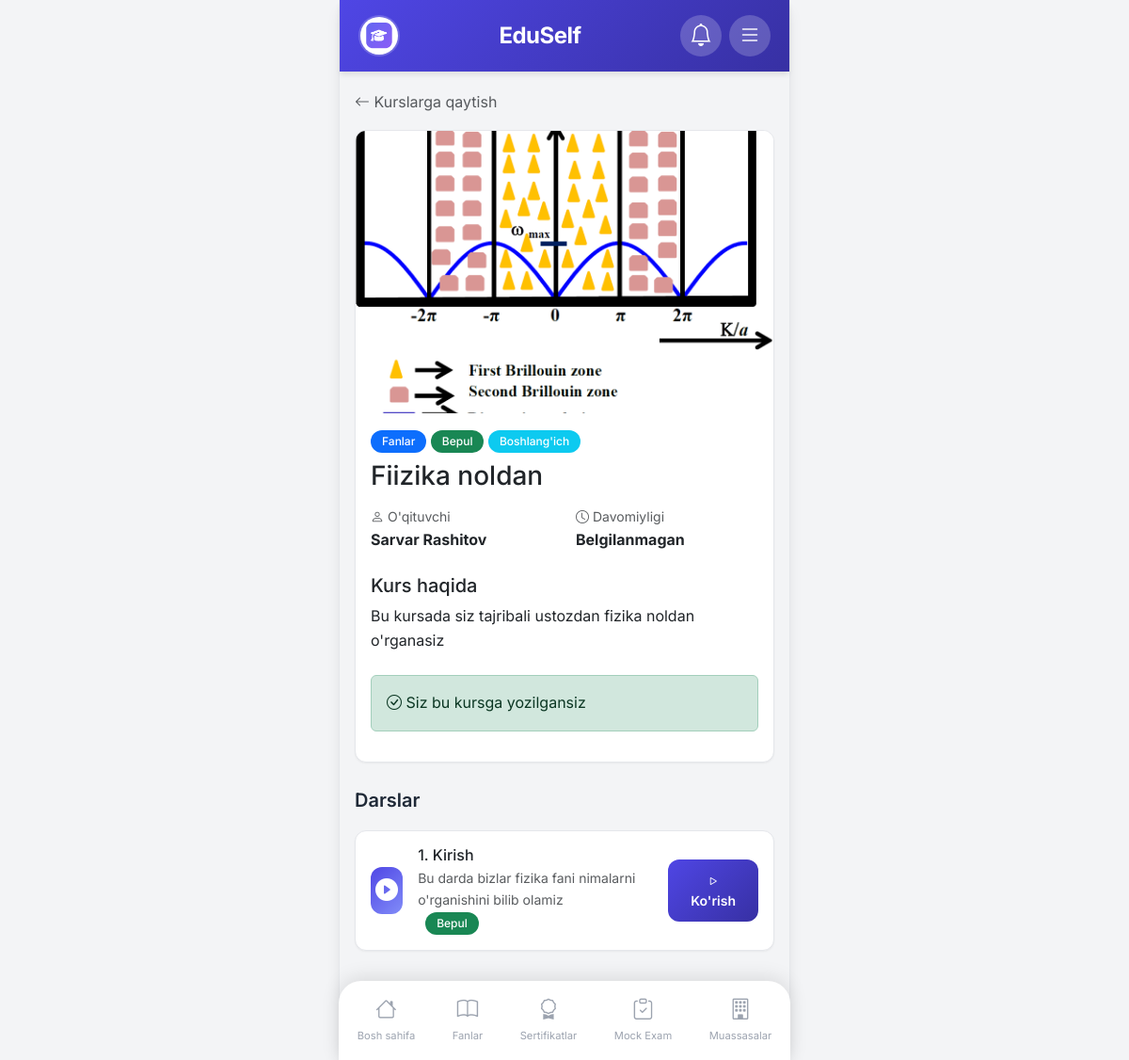
The page /courses/fiizika-noldan/ (signed in) on the database its author committed.
### accounts/models.py (models this page shows, shortened)
class User(AbstractUser):
    email = models.EmailField(unique=True)
    profile_image = models.ImageField(upload_to='profiles/', blank=True, null=True)
    bio = models.TextField(blank=True)
    created_at = models.DateTimeField(auto_now_add=True)
    updated_at = models.DateTimeField(auto_now=True)

### core/models.py (models this page shows, shortened)
class Course(models.Model):
    category = models.ForeignKey(CourseCategory, on_delete=models.CASCADE, related_name='courses', verbose_name="Kategoriya")
    title = models.CharField(max_length=300, verbose_name="Kurs nomi")
    slug = models.SlugField(max_length=300, unique=True, verbose_name="Slug")
    description = models.TextField(verbose_name="Tavsif")
    image = models.ImageField(upload_to='courses/', verbose_name="Kurs rasmi")
    instructor = models.CharField(max_length=200, verbose_name="O'qituvchi")
    duration = models.CharField(max_length=100, blank=True, verbose_name="Davomiyligi")
    level = models.CharField(max_length=50, choices=[
        ('beginner', 'Boshlang\'ich'),
        ('intermediate', 'O\'rta'),
        ('advanced', 'Yuqori')
    ], default='beginner', verbose_name="Daraja")
    price = models.DecimalField(max_digits=10, decimal_places=2, default=0, verbose_name="Narxi")
    is_free = models.BooleanField(default=False, verbose_name="Bepul")
    is_featured = models.BooleanField(default=False, verbose_name="Mashhur")
    is_active = models.BooleanField(default=True, verbose_name="Faol")
    order = models.PositiveIntegerField(default=0, verbose_name="Tartib")
    created_at = models.DateTimeField(auto_now_add=True)
    updated_at = models.DateTimeField(auto_now=True)
    class Meta:
        ordering = ['order', '-created_at']
        verbose_name = "Kurs"
        verbose_name_plural = "Kurslar"

class CourseCategory(models.Model):
    name = models.CharField(max_length=200, verbose_name="Kategoriya nomi")
    slug = models.SlugField(max_length=200, unique=True, verbose_name="Slug")
    description = models.TextField(blank=True, verbose_name="Tavsif")
    icon = models.CharField(max_length=50, default='bi-play-circle', verbose_name="Icon")
    image = models.ImageField(upload_to='course_categories/', blank=True, null=True, verbose_name="Rasm")
    order = models.PositiveIntegerField(default=0, verbose_name="Tartib")
    is_active = models.BooleanField(default=True, verbose_name="Faol")
    created_at = models.DateTimeField(auto_now_add=True)
    class Meta:
        ordering = ['order', 'name']
        verbose_name = "Kurs kategoriyasi"
        verbose_name_plural = "Kurs kategoriyalari"

class Lesson(models.Model):
    course = models.ForeignKey(Course, on_delete=models.CASCADE, related_name='lessons', verbose_name="Kurs")
    title = models.CharField(max_length=300, verbose_name="Dars nomi")
    description = models.TextField(verbose_name="Tavsif")
    content = models.TextField(verbose_name="Matnli ma'lumot")
    video_url = models.URLField(blank=True, verbose_name="Video URL (YouTube, Vimeo)")
    video_file = models.FileField(upload_to='lessons/videos/', blank=True, null=True, verbose_name="Video fayl")
    duration = models.CharField(max_length=50, blank=True, verbose_name="Davomiyligi")
    order = models.PositiveIntegerField(default=0, verbose_name="Tartib")
    is_free = models.BooleanField(default=False, verbose_name="Bepul dars")
    is_active = models.BooleanField(default=True, verbose_name="Faol")
    created_at = models.DateTimeField(auto_now_add=True)
    class Meta:
        ordering = ['order', 'created_at']
        verbose_name = "Dars"
        verbose_name_plural = "Darslar"

### core/views.py (the view)
# urls.py: path('courses/<slug:slug>/', views.course_detail_view, name='course_detail'),
def course_detail_view(request, slug):
    course = get_object_or_404(Course, slug=slug, is_active=True)
    lessons = course.lessons.filter(is_active=True)
    is_enrolled = False
    if request.user.is_authenticated:
        is_enrolled = CourseEnrollment.objects.filter(
            user=request.user,
            course=course
        ).exists()
    context = {
        'course': course,
        'lessons': lessons,
        'is_enrolled': is_enrolled,
    }
    return render(request, 'core/course_detail.html', context)

### core/context_processors.py (called while the page is built)
def site_settings(request):
    try:
        settings = SiteSettings.objects.first()
    except:
        settings = None
    return {'site_settings': settings}

def notifications(request):
    if request.user.is_authenticated:
        user_notifications = Notification.objects.filter(
            user=request.user,
            is_read=False
        )
        global_notifications = Notification.objects.filter(
            is_global=True,
            is_read=False
        )
        all_notifications = (user_notifications | global_notifications).distinct().order_by('-created_at')[:10]
        unread_count = all_notifications.count()
    else:
        all_notifications = []
        unread_count = 0
    return {
        'notifications': all_notifications,
        'unread_notifications_count': unread_count
    }

### templates/core/course_detail.html (shortened to what this page needs)
{% extends 'base.html' %}
{% block content %}
<a href="{% url 'core:courses' %}" class="text-decoration-none text-muted mb-3 d-inline-block">
    <i class="bi bi-arrow-left"></i> Kurslarga qaytish
</a>
<div class="card mb-4">
    {% if course.image %}
    <img src="{{ course.image.url }}" class="card-img-top" alt="{{ course.title }}" style="max-height: 300px; object-fit: cover;">
    {% endif %}
    <div class="card-body">
        <span class="badge bg-primary mb-2">{{ course.category.name }}</span>
        {% if course.is_free %}
        <span class="badge bg-success mb-2">Bepul</span>
        {% endif %}
        <span class="badge bg-info mb-2">{{ course.get_level_display }}</span>
        <h3 class="card-title mb-3">{{ course.title }}</h3>
        <div class="course-meta mb-4">
            <div class="row">
                <div class="col-6">
                    <small class="text-muted d-block">
                        <i class="bi bi-person"></i> O'qituvchi
                    </small>
                    <strong>{{ course.instructor }}</strong>
                </div>
                <div class="col-6">
                    <small class="text-muted d-block">
                        <i class="bi bi-clock"></i> Davomiyligi
                    </small>
                    <strong>{{ course.duration|default:"Belgilanmagan" }}</strong>
                </div>
            </div>
        </div>
        <div class="course-description mb-4">
            <h5>Kurs haqida</h5>
            <p>{{ course.description }}</p>
        </div>
        {% if user.is_authenticated %}
            {% if not is_enrolled %}
            <form method="post" action="{% url 'core:enroll_course' course.id %}">
                {% csrf_token %}
                <button type="submit" class="btn btn-primary btn-lg w-100">
                    <i class="bi bi-check-circle me-2"></i>Kursga yozilish
                </button>
            </form>
            {% else %}
            <div class="alert alert-success">
                <i class="bi bi-check-circle"></i> Siz bu kursga yozilgansiz
            </div>
            {% endif %}
        {% else %}
        <a href="{% url 'accounts:login' %}" class="btn btn-primary btn-lg w-100">
            <i class="bi bi-box-arrow-in-right me-2"></i>Kursga yozilish uchun kirish
        </a>
        {% endif %}
    </div>
</div>
<div class="section-title">Darslar</div>
{% if lessons %}
    {% for lesson in lessons %}
    <div class="card mb-3 lesson-card">
        <div class="card-body">
            <div class="d-flex align-items-center">
                <div class="lesson-icon me-3">
                    <i class="bi bi-play-circle-fill"></i>
                </div>
                <div class="flex-grow-1">
                    <h6 class="mb-1">{{ forloop.counter }}. {{ lesson.title }}</h6>
                    <p class="text-muted small mb-0">{{ lesson.description|truncatewords:15 }}</p>
                    {% if lesson.is_free %}
                    <span class="badge bg-success ms-2">Bepul</span>
                    {% endif %}
                </div>
                {% if is_enrolled or lesson.is_free or course.is_free %}
                <a href="{% url 'core:lesson_detail' course.slug lesson.id %}" class="btn btn-primary btn-sm">
                    <i class="bi bi-play"></i> Ko'rish
                </a>
                {% else %}
                <button class="btn btn-secondary btn-sm" disabled>
                    <i class="bi bi-lock"></i> Yopiq
                </button>
                {% endif %}
            </div>
        </div>
    </div>
    {% endfor %}
{% else %}
    <div class="empty-state">
        <i class="bi bi-play-circle"></i>
        <p>Hozircha darslar qo'shilmagan</p>
    </div>
{% endif %}
{% endblock %}

### templates/base.html (shortened to what this page needs)
<!DOCTYPE html>
<html lang="uz">
<head>
    {% load static %}
    <link href="https://cdn.jsdelivr.net/npm/bootstrap@5.3.2/dist/css/bootstrap.min.css" rel="stylesheet">
    <link rel="stylesheet" href="https://cdn.jsdelivr.net/npm/bootstrap-icons@1.11.1/font/bootstrap-icons.css">
    <link rel="stylesheet" href="{% static 'css/style.css' %}">
</head>
<body>
    <div class="app-container">
        <header class="app-header">
            <div class="header-left">
                {% if user.is_authenticated %}
                <a href="{% url 'accounts:profile' %}" class="profile-btn">
                    {% if user.profile_image %}
                    <img src="{{ user.profile_image.url }}" alt="Profile" class="profile-img">
                    {% else %}
                    <i class="bi bi-person-circle"></i>
                    {% endif %}
                </a>
                {% else %}
                <a href="{% url 'accounts:login' %}" class="profile-btn">
                    <i class="bi bi-person-circle"></i>
                </a>
                {% endif %}
            </div>
            <div class="header-center">
                <a href="{% url 'core:home' %}" class="logo-text">EduSelf</a>
            </div>
            <div class="header-right">
                {% if user.is_authenticated %}
                <button class="notification-btn" type="button" data-bs-toggle="offcanvas" data-bs-target="#notificationMenu">
                    <i class="bi bi-bell"></i>
                </button>
                {% endif %}
                <button class="menu-btn" type="button" data-bs-toggle="offcanvas" data-bs-target="#sideMenu">
                    <i class="bi bi-list"></i>
                </button>
            </div>
        </header>
        <main class="app-content">
            {% block content %}{% endblock %}
        </main>
        <nav class="bottom-nav">
            <a href="{% url 'core:home' %}" class="nav-item {% if request.resolver_match.url_name == 'home' %}active{% endif %}">
                <i class="bi bi-house"></i>
                <span>Bosh sahifa</span>
            </a>
            <a href="{% url 'core:subjects' %}" class="nav-item {% if 'subjects' in request.path or 'topics' in request.path or 'tests' in request.path %}active{% endif %}">
                <i class="bi bi-book"></i>
                <span>Fanlar</span>
            </a>
            <a href="{% url 'core:certificates' %}" class="nav-item {% if 'certificates' in request.path or 'cert' in request.path %}active{% endif %}">
                <i class="bi bi-award"></i>
                <span>Sertifikatlar</span>
            </a>
            <a href="{% url 'core:mock_exams' %}" class="nav-item {% if 'mock' in request.path %}active{% endif %}">
                <i class="bi bi-clipboard-check"></i>
                <span>Mock Exam</span>
            </a>
            <a href="{% url 'core:institutions' %}" class="nav-item {% if 'institutions' in request.path %}active{% endif %}">
                <i class="bi bi-building"></i>
                <span>Muassasalar</span>
            </a>
        </nav>
    </div>
</body>
</html>

### static/css/style.css (style rules this page uses)
:root { --primary-color: #4F46E5; --primary-light: #818CF8; --primary-dark: #3730A3; --secondary-color: #10B981; --accent-color: #F59E0B; --danger-color: #EF4444; --background-color: #F3F4F6; --card-bg: #FFFFFF; --text-primary: #1F2937; --text-secondary: #6B7280; --text-muted: #9CA3AF; --border-color: #E5E7EB; --shadow-sm: 0 1px 2px 0 rgba(0, 0, 0, 0.05); --shadow-md: 0 4px 6px -1px rgba(0, 0, 0, 0.1); --shadow-lg: 0 10px 15px -3px rgba(0, 0, 0, 0.1); --radius-sm: 8px; --radius-md: 12px; --radius-lg: 16px; --radius-xl: 24px; }
* { margin: 0; padding: 0; box-sizing: border-box; }
body { font-family: 'Inter', -apple-system, BlinkMacSystemFont, sans-serif; background-color: var(--background-color); color: var(--text-primary); line-height: 1.6; -webkit-font-smoothing: antialiased; }
.app-container { max-width: 480px; margin: 0 auto; min-height: 100vh; background-color: var(--background-color); position: relative; padding-bottom: 80px; }
.app-header { position: sticky; top: 0; z-index: 100; background: linear-gradient(135deg, var(--primary-color) 0%, var(--primary-dark) 100%); padding: 16px 20px; display: flex; justify-content: space-between; align-items: center; box-shadow: var(--shadow-md); }
.header-left { width: 44px; }
.header-right { display: flex; gap: 8px; align-items: center; }
.profile-btn, .menu-btn, .notification-btn { width: 44px; height: 44px; border-radius: 50%; background: rgba(255, 255, 255, 0.2); border: none; display: flex; align-items: center; justify-content: center; color: white; font-size: 1.5rem; text-decoration: none; transition: all 0.3s ease; position: relative; }
.profile-img { width: 40px; height: 40px; border-radius: 50%; object-fit: cover; }
.logo-text { font-size: 1.5rem; font-weight: 700; color: white; text-decoration: none; letter-spacing: -0.5px; }
.app-content { padding: 20px 16px 20px 16px; min-height: calc(100vh - 140px); }
.bottom-nav { position: fixed; bottom: 0; left: 50%; transform: translateX(-50%); width: 100%; max-width: 480px; background: white; display: flex; justify-content: space-around; padding: 8px 0 12px; box-shadow: 0 -4px 20px rgba(0, 0, 0, 0.1); border-radius: 24px 24px 0 0; z-index: 100; }
.nav-item { display: flex; flex-direction: column; align-items: center; text-decoration: none; color: var(--text-muted); font-size: 0.7rem; padding: 4px 8px; transition: all 0.3s ease; }
.nav-item i { font-size: 1.4rem; margin-bottom: 2px; }
.section-title { font-size: 1.25rem; font-weight: 600; margin-bottom: 16px; color: var(--text-primary); }
.card { background: var(--card-bg); border-radius: var(--radius-md); box-shadow: var(--shadow-sm); border: 1px solid var(--border-color); margin-bottom: 16px; overflow: hidden; transition: all 0.3s ease; }
.card-body { padding: 16px; }
.btn { border-radius: var(--radius-md); padding: 12px 24px; font-weight: 600; transition: all 0.3s ease; }
.btn-primary { background: linear-gradient(135deg, var(--primary-color) 0%, var(--primary-dark) 100%); border: none; }
.badge { padding: 6px 12px; border-radius: 20px; font-weight: 500; font-size: 0.75rem; }
.lesson-card { transition: all 0.3s ease; }
.lesson-icon { width: 50px; height: 50px; border-radius: var(--radius-md); background: linear-gradient(135deg, var(--primary-color), var(--primary-light)); display: flex; align-items: center; justify-content: center; color: white; font-size: 1.5rem; }
@media (min-width: 481px) { .app-container { border-left: 1px solid var(--border-color); border-right: 1px solid var(--border-color); box-shadow: var(--shadow-lg); } }

### rows shown on the page
User: profile_image (picture)
Course: image (picture), category.name "Fanlar", level "Boshlang'ich", title "Fiizika noldan", instructor "Sarvar Rashitov", duration "Belgilanmagan", description "Bu kursada siz tajribali ustozdan fizika noldan o'rganasiz"
Lesson: title "Kirish", description "Bu darda bizlar fizika fani nimalarni o'rganishini bilib olamiz", is_free "Bepul"
